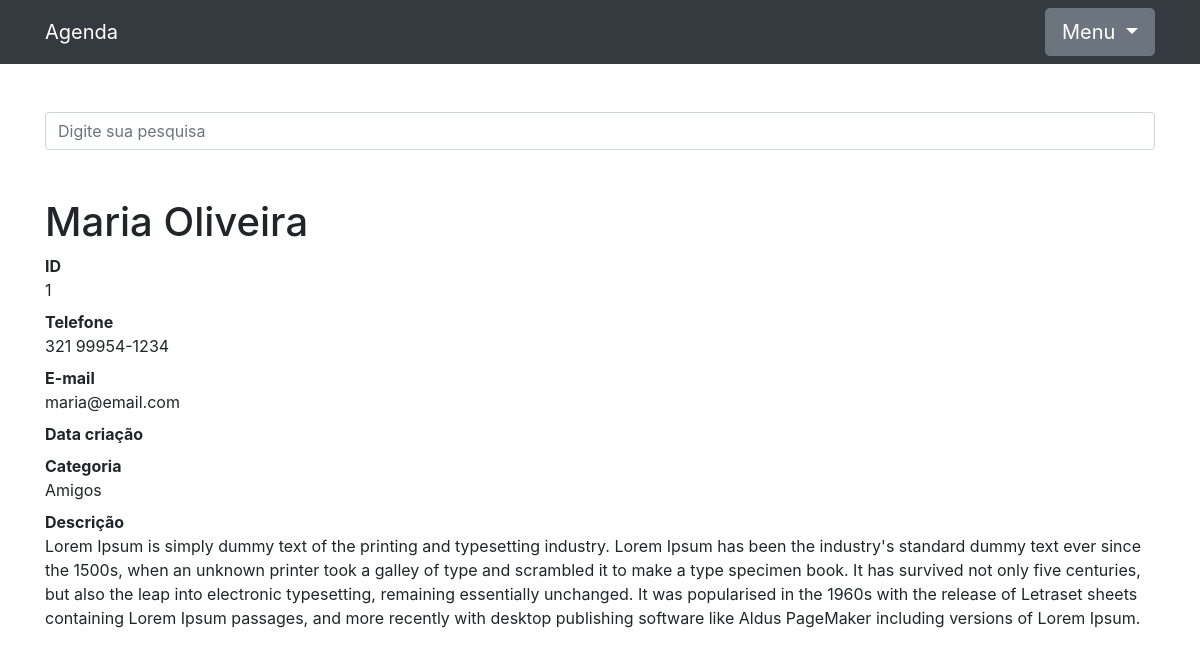
The page /1 on the database its author committed.
### contatos/models.py (models this page shows, shortened)
class Contato(models.Model):
    nome = models.CharField(max_length=60)
    sobrenome = models.CharField(max_length=60, blank=True)
    telefone = models.CharField(max_length=60)
    email = models.CharField(max_length=60, blank=True)
    data_criacao = models.DateTimeField(default=timezone.now)
    descricao = models.TextField(blank=True)
    categoria = models.ForeignKey(Categoria, on_delete=models.DO_NOTHING)
    mostrar = models.BooleanField(default=True)
    foto = models.ImageField(blank=True, upload_to='foto/%Y/%m')

class Categoria(models.Model):
    nome = models.CharField(max_length=255)
    def __str__(self):
        return self.nome

### contatos/views.py (the view)
# urls.py: path('<int:contato_id>', views.ver_contato, name='ver_contato'),
def ver_contato(request, contato_id):
    contato = get_object_or_404(Contato, id=contato_id)
    if not contato.mostrar:
        raise Http404()
    return render(request, 'contatos/ver_contato.html', {
        'contato': contato
    }) ###  Vai adicionar a classe contatos

### contatos/templates/contatos/ver_contato.html (shortened to what this page needs)
{% extends 'base.html' %}
{%block conteudo %}
  <h1 class="mt-5">{{ contato.nome }} {{ contato.sobrenome }}</h1>
  <dl>
    <dt>ID</dt>
    <dd>{{ contato.id }}</dd>
    <dt>Telefone</dt>
    <dd>3{{ contato.telefone }}</dd>
    <dt>E-mail</dt>
    <dd>{{ contato.email }}</dd>
    <dt>Data criação</dt>
    <dt>Categoria</dt>
    <dd>{{ contato.categoria }}</dd>
    <dt>Descrição</dt>
    <dd>{{ contato.descricao }}</dd>
  </dl>
{%endblock%}

### rows shown on the page
Contato: nome "Maria", sobrenome "Oliveira", id "1", telefone "21 99954-1234", email "maria@email.com", categoria "Amigos", descricao "Lorem Ipsum is simply dummy text of the printing and typesetting industry. Lorem Ipsum has been the industry's standard dummy text ever since the 1500s, when an unknown printer took a galley of type and scrambled it to make a type specimen book. It has survived not only five centuries, but also the leap into electronic typesetting, remaining essentially unchanged. It was popularised in the 1960s with the release of Letraset sheets containing Lorem Ipsum passages, and more recently with desktop publishing software like Aldus PageMaker including versions of Lorem Ipsum."
